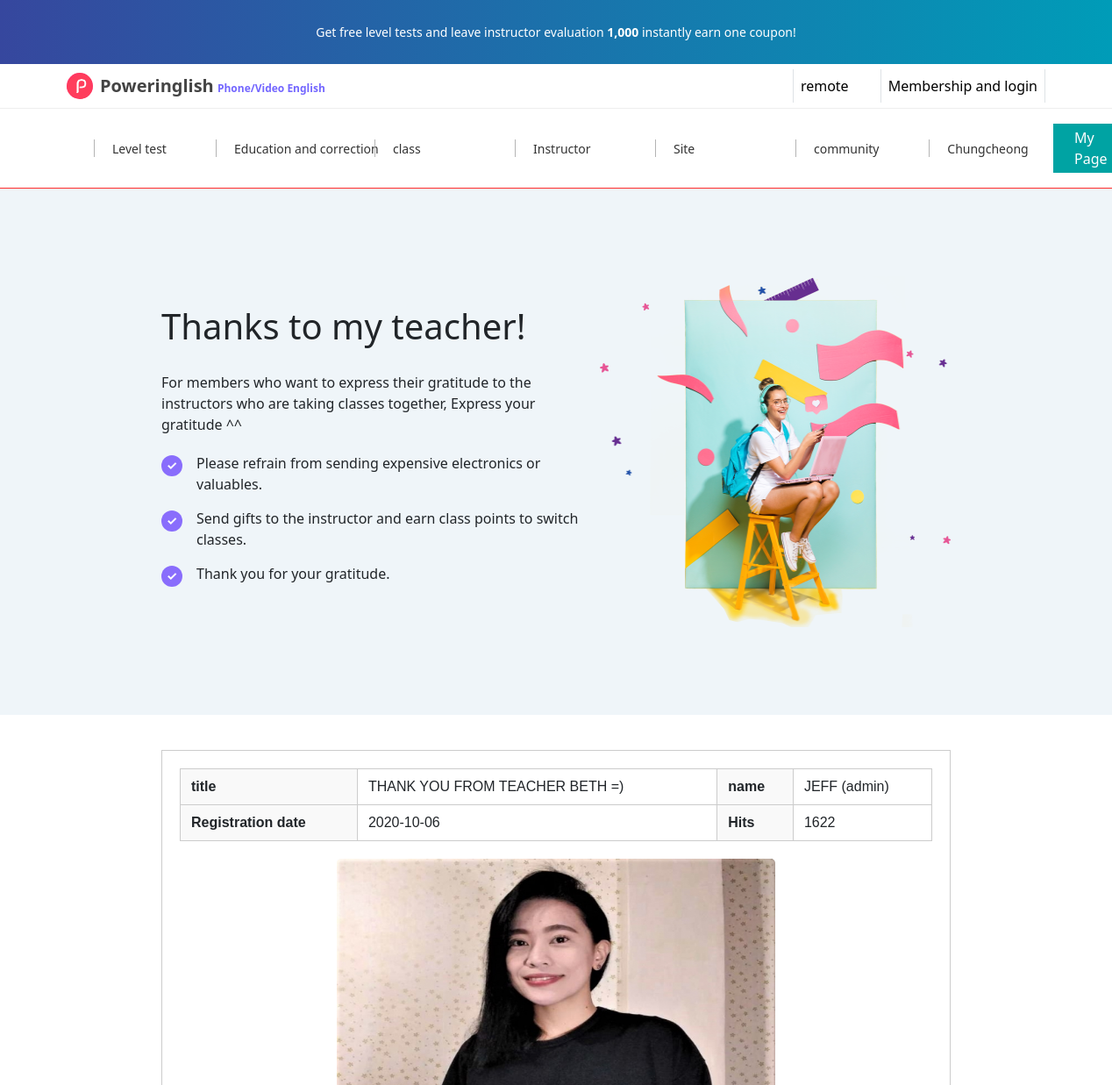
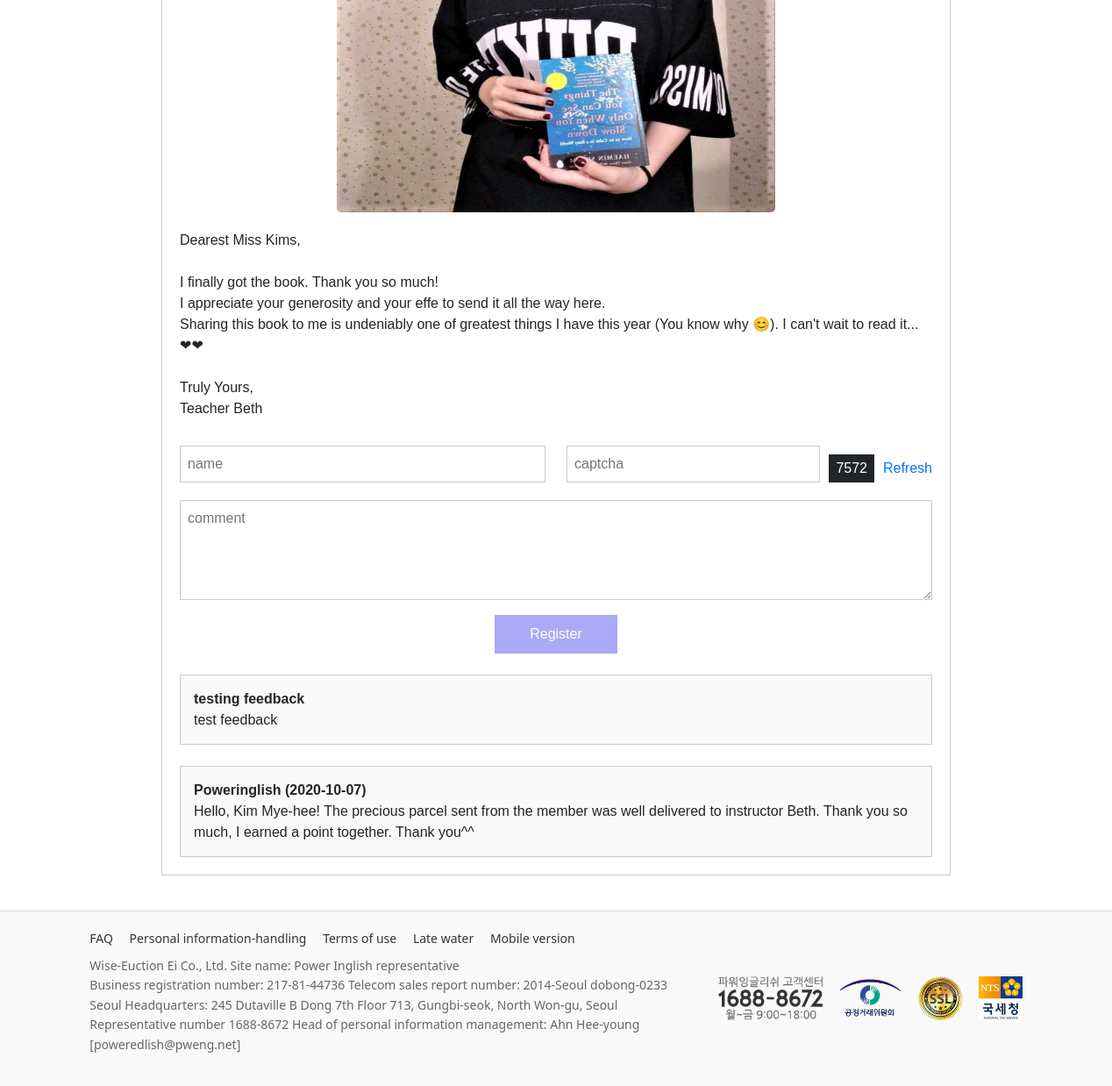
/thankYouMsg.php?id=1, run on the app's committed database (2 pictures, top to bottom).
### tables this page shows
CREATE TABLE `ThankYouInstructor` (`id` INTEGER PRIMARY KEY AUTOINCREMENT, `title` TEXT, `intructor_id` INTEGER REFERENCES "Instructors"(`id`), `registrationdate` TEXT, `views` INTEGER, "manager" TEXT, `Message` TEXT, `messageImages` TEXT, `ytlink` TEXT);

CREATE TABLE `feedback` (`id` INTEGER PRIMARY KEY AUTOINCREMENT, `name` TEXT, `comment` TEXT, `thankyou_id` INTEGER REFERENCES `ThankYouInstructor`(`id`));

### database/messageDB.php (called while the page is built)
<?php
try {
    $db = new PDO('sqlite:database/database.db');
    $db->setAttribute(PDO::ATTR_ERRMODE, PDO::ERRMODE_EXCEPTION);
    $thankYouId = $_GET['id'];
    $stmt = $db->prepare("
        SELECT
            t.id,
            t.title,
            t.registrationdate,
            t.views,
            t.manager,
            t.message,
            t.messageImages,
            i.id AS instructor_id,
            i.instructorName
        FROM
            ThankYouInstructor t
        JOIN
            Instructors i ON t.intructor_id = i.id
        WHERE
            t.id = :id
    ");
    $stmt->bindParam(':id', $thankYouId, PDO::PARAM_INT);
    $stmt->execute();
    $thankYouMsg = $stmt->fetch(PDO::FETCH_ASSOC);
    $commentStmt = $db->prepare("
    SELECT
        id, name, comment
    FROM
        feedback
    WHERE
        thankyou_id = :id
    ORDER BY
        id DESC
    ");
    $commentStmt->bindParam(':id', $thankYouId, PDO::PARAM_INT);
    $commentStmt->execute();
    $comments = $commentStmt->fetchAll(PDO::FETCH_ASSOC);
} catch (PDOException $e) {
    echo "Connection failed: " . $e->getMessage();
}
?>

### thankYouMsg.php (the view, shortened to what this page needs)
<!DOCTYPE html>
<html lang="en">
<head>
    <link href="https://cdn.jsdelivr.net/npm/bootstrap@5.3.0/dist/css/bootstrap.min.css" rel="stylesheet">
    <link rel="stylesheet" href="index.css"/>
</head>
<body>
    <?php
        include "component/header.php"
    ?>
    <?php
        include "database/messageDB.php"
    ?>
    <div class="thankyou-box">
    <table class="thankyou-table">
    <tr>
        <th>title</th>
        <td><?= htmlspecialchars( $thankYouMsg['title']) ?></td>
        <th>name</th>
        <td><?= htmlspecialchars( $thankYouMsg['manager']) ?></td>
    </tr>
    <tr>
        <th>Registration date</th>
        <td><?= htmlspecialchars( $thankYouMsg['registrationdate']) ?></td>
        <th>Hits</th>
        <td><?= htmlspecialchars( $thankYouMsg['views']) ?></td>
    </tr>
    </table>
    <div class="thankyou-image">
    <img src="<?= htmlspecialchars( $thankYouMsg['messageImages']) ?>" alt="Teacher Photo 1">
    </div>
    <span>
    <?= nl2br(htmlspecialchars($thankYouMsg['Message'])) ?>
    </span>
    <div class="comment-box">
    <form method="POST" action="database/commentDB.php">
        <div class="row">
            <div class="col-md-6">
                <input type="text" name="name" placeholder="name" required />
            </div>
            <div class="col-md-6 captcha-box">
                <input type="text" name="captcha" placeholder="captcha" />
                <div class="bg-dark text-white px-2 py-1">7572</div>
                <a href="#" class="text-decoration-none">Refresh</a>
            </div>
        </div>
        <textarea name="comment" rows="4" placeholder="comment" required></textarea>
        <div class="text-center">
            <button type="submit" class="register-btn">Register</button>
        </div>
    </form>
    </div>
    <?php foreach ($comments as $c): ?>
        <div class="reply-box mt-4">
        <strong><?= htmlspecialchars($c['name']) ?></strong><br>
        <?= nl2br(htmlspecialchars($c['comment'])) ?>
        </div>
    <?php endforeach; ?>
    </div>
    <?php
        include "component/footer.php"
    ?>
</body>
</html>

### index.css (style rules this page uses)
.thankyou-box { border: 1px solid #ccc; padding: 20px; margin: 40px auto; max-width: 900px; font-family: Arial, sans-serif; }
.thankyou-table { width: 100%; border-collapse: collapse; margin-bottom: 20px; }
.thankyou-table td, .thankyou-table th { border: 1px solid #ccc; padding: 8px 12px; }
.thankyou-table th { background-color: #f9f9f9; text-align: left; }
.thankyou-image { display: flex; justify-content: center; gap: 20px; margin-bottom: 20px; }
.thankyou-image img { width: 500px; height: 500px; border-radius: 5px; }
.comment-box { margin-top: 30px; }
.comment-box input, .comment-box textarea { width: 100%; margin-bottom: 10px; padding: 8px; border: 1px solid #ccc; }
.captcha-box { display: flex; align-items: center; gap: 10px; margin-bottom: 10px; }
.register-btn { background-color: #aaaaf8; color: white; border: none; padding: 10px 40px; }
.reply-box { background-color: #f9f9f9; border: 1px solid #ccc; padding: 15px; margin-top: 30px; }

### data on the page
thankyouinstructor: title "THANK YOU FROM TEACHER BETH =)", manager "JEFF (admin)", registrationdate "2020-10-06", views "1622", Message "Dearest Miss Kims, I finally got the book. Thank you so much! I appreciate your generosity and your effe to send it all the way here. Sharing this book to me is undeniably one of greatest things I have this year (You know why 😊). I can't wait to read it... ❤❤ Truly Yours, Teacher Beth"
feedback: name "testing feedback", comment "test feedback"
feedback: name "Poweringlish (2020-10-07)", comment "Hello, Kim Mye-hee! The precious parcel sent from the member was well delivered to instructor Beth. Thank you so much, I earned a point together. Thank you^^"
